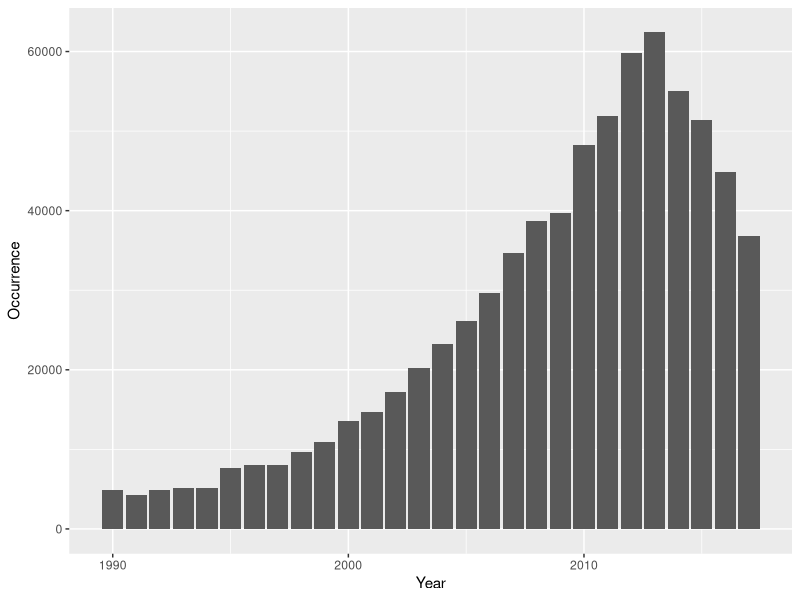

Here is the R script that generated this plot:
library("ggplot2")

data  <- read.csv("GSCocc/out.csv")

p <- ggplot(data, aes(x=year, y=results)) +
	geom_bar(stat="identity") +
	xlab("Year") + ylab("Occurrence")

ggsave("occurence.png")
